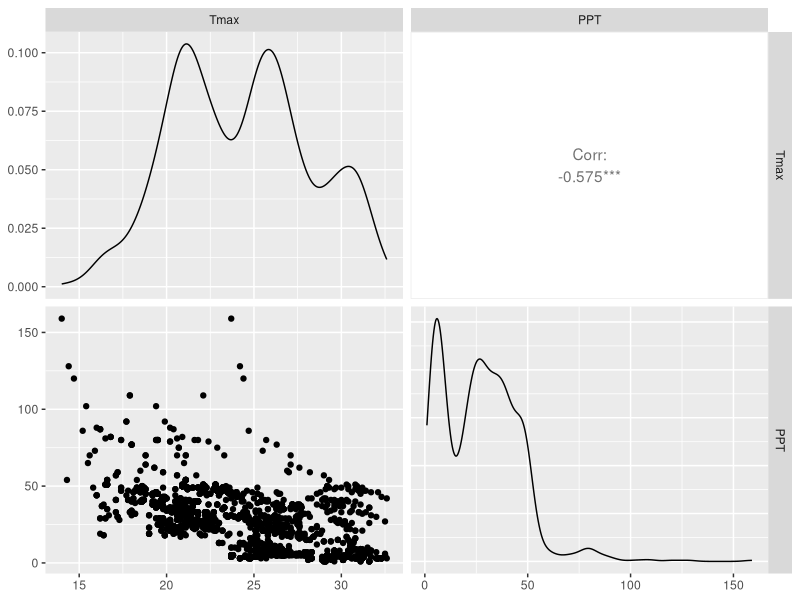

Reproduce this figure in R. (Note: this script raises an error after producing the figure.)
# Exploration of correlation between environmental covariates
# Ana Miller-ter Kuile
# November 9, 2021

#  this script creates a correlation exploration between 
# the variables of interest for environmental covariates


#NEED TO DO:
# import all covariate DFs and bind together
# to look at correlation b/w them


# Load packages ---------------------------------------------------------------

# Load packages, here and tidyverse for coding ease, 
package.list <- c("here", "tidyverse", 
                  "GGally", "patchwork")


## Installing them if they aren't already on the computer
new.packages <- package.list[!(package.list %in% 
                                 installed.packages()[,"Package"])]
if(length(new.packages)) install.packages(new.packages)

## And loading them
for(i in package.list){library(i, character.only = T)}


# Load data ---------------------------------------------------------------

#nests8 dataset output from the cleaning code "04_nest_survival_dataprep.R"
nests <- read.csv(here("data_outputs", "01_cleaning", 
                       "03_nest_survival",
                         "Nest_survival_data.csv"))


# Select variables of interest --------------------------------------------

colnames(nests)


# Climate variable correlation --------------------------------------------

climate <- nests %>%
  dplyr::select(Tmax, PPT) 

ggpairs(climate)

# All in fledgling model --------------------------------------------------

colnames(fledge)
fledge_corr <- fledge %>%
  distinct(Nest_ID, Nest_Ht, Orientation,Trees_2550,
           Trees_50, pPIPO, Init_day, Tmax, a1000_pland2,
           a1000_np, a1000_Ha, a1000_Bu) %>%
  column_to_rownames(var = "Nest_ID")

ggpairs(fledge_corr)

#only one that is highly correlated is burn-harvest at landscape

vars <- nests %>%
  distinct(Trt_50, Nest_Ht, Tree_sp, Orientation, 
           Trees_2550, Trees_50, pPIPO,  Tmax,
           Init_day, 
            a1000_Ha, a1000_Bu)
ggpairs(vars)

# Graph it ----------------------------------------------------------------

corr_pairs <- ggpairs(nest_corr)  

(corr_pairs2 <- ggpairs(vars))

(corr_pairs3 <- ggpairs(land_vars))

(corr_pairs4 <- ggpairs(land_vars2))

ggpairs(cv)

# Select visit interval variables -----------------------------------------

interval_corr <- nests %>%
  distinct(Nest_ID, Project_ID, Tave_0408, Tmin_0408, 
           Tmax_0408, PPT_0408) %>%
  dplyr::select(-Nest_ID)

# Graph it ----------------------------------------------------------------

#HAHAHA ALL CORRELATED
(int_pairs <- ggpairs(interval_corr))

# Treatment against all ---------------------------------------------------

nests2 <- nests %>%
  distinct(Nest_ID, Project_ID, 
           Trt_50, Nest_Ht,
           Tree_sp, DBH, Orientation,
           Trees_2550,Trees_50, pPIPO)

treated <- function(y){
  
  graph <- ggplot(nests2, aes(x = Trt_50, y = .data[[y]])) +
    geom_boxplot() +
    geom_jitter(position = position_jitter(width = 0.2, height = 0),
                alpha = 0.6, shape = 1) +
    theme_bw()
  
  return(graph)
}

forest <- function(y){
  
  graph <- ggplot(nests2, aes(x = Project_ID, y = .data[[y]])) +
    geom_boxplot() +
    geom_jitter(position = position_jitter(width = 0.2, height = 0),
                alpha = 0.6, shape = 1) +
    theme_bw()
  
  return(graph)
}

cols <- c("Nest_Ht", "DBH",
          "Orientation", 'pPIPO',
          "Trees_2550", "Trees_50")

plots <- lapply(cols, treated)
plots2 <- lapply(cols, forest)
(trt_corr <- wrap_plots(plots))
(for_corr <- wrap_plots(plots2))

treated_facet <- function(x){
  
  dat <- nests2 %>%
    group_by(Trt_50, .data[[x]]) %>%
    tally(name = "count")
  
  graph <- ggplot(dat, aes(x = .data[[x]], y = count)) +
    geom_bar(stat = "identity") +
    facet_wrap(~Trt_50) +
    theme_bw() +
    theme(axis.text.x = element_text(angle = 45, hjust = 1))
  
  return(graph)
}

catcols <- c(
             "Tree_sp")

facet_plots <- lapply(catcols, treated_facet)

(cat_corr_trt <- wrap_plots(facet_plots))



